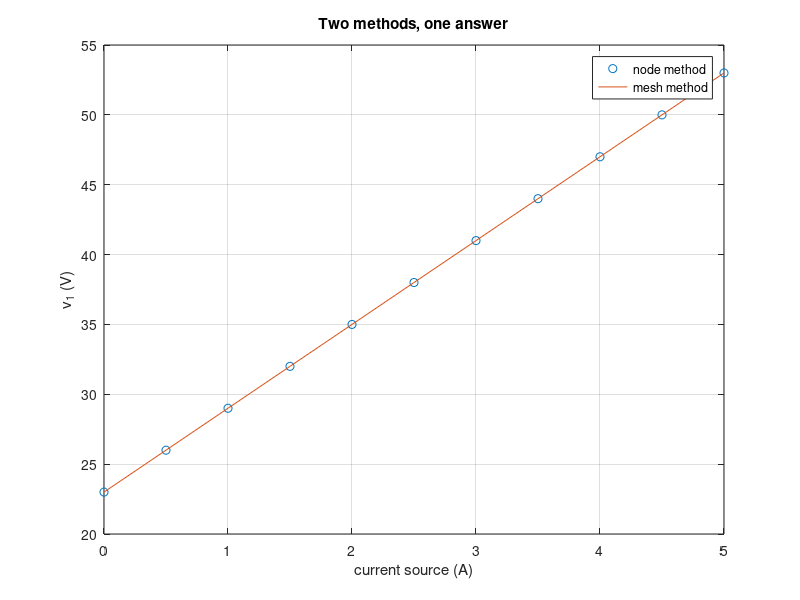

This figure's MATLAB source:
% Circuits 1 — The Node-Voltage Method Versus the Mesh-Current Method
%title: Counting Equations Before You Solve
%ar-title: عدّ المعادلات قبل الحل
%lesson: c1-techniques-7
%course: circuits-1

%% Count the equations
%ar: معادلات العقد = عدد العقد الأساسية − 1 − مصادر الجهد، ومعادلات الحلقات = عدد الحلقات − مصادر التيار. نطبقها على مسألة 4.13.
ne = 2; meshes = 2; nV = 2; nI = 1;   % Problem 4.13: essential nodes, meshes, voltage sources, current sources
nodeEq = ne - 1; meshEq = meshes - nI;
fprintf('node equations = %d, mesh equations = %d (supermesh + constraint)\n', nodeEq, meshEq)
%check: nodeEq == 1 && meshEq == 1

%% Problem 4.13 by nodes
%ar: (v1 − 20)/15 − 2 + (v1 − 25)/10 = 0 ← v1 = 35 V، و p2A = −70 W.
v1 = (20/15 + 2 + 25/10) / (1/15 + 1/10);
fprintf('v1 = %g V, p(2 A) = %g W\n', v1, -2*v1)
%check: abs(v1 - 35) < 1e-12

%%! Project idea: same answer by meshes
%ar: مشروع: الحلقة الفائقة −20 + 15 ia + 10 ib + 25 = 0 مع ib − ia = 2. نرسم v1 من الطريقتين لعدة قيم لمصدر التيار: الخطان متطابقان.
Is = 0:0.5:5; vn = zeros(size(Is)); vm = vn;
for k = 1:numel(Is)
    vn(k) = (20/15 + Is(k) + 25/10) / (1/15 + 1/10);
    x = [15 10; -1 1] \ [-5; Is(k)]; vm(k) = 20 - 15*x(1);
end
plot(Is, vn, 'o', Is, vm, '-'); grid on; xlabel('current source (A)'); ylabel('v_1 (V)'); legend('node method', 'mesh method'); title('Two methods, one answer')
%check: max(abs(vn - vm)) < 1e-9
